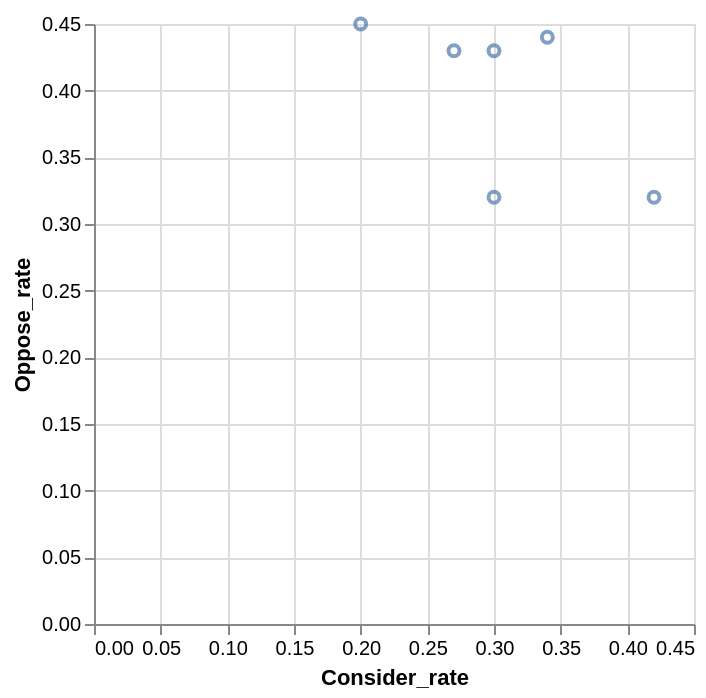

Express this chart as Vega-Lite.
### Vega-Lite specification from a JSON file in a GitHub repository (floating-point values rounded to 4 significant figures)
{"data": {"values": [{"x_data": 0.3, "y_data": 0.43}, {"x_data": 0.2, "y_data": 0.45}, {"x_data": 0.27, "y_data": 0.43}, {"x_data": 0.34, "y_data": 0.44}, {"x_data": 0.3, "y_data": 0.32}, {"x_data": 0.42, "y_data": 0.32}]}, "mark": "point", "encoding": {"x": {"field": "x_data", "type": "quantitative", "title": "Consider_rate"}, "y": {"field": "y_data", "type": "quantitative", "title": "Oppose_rate"}}}
